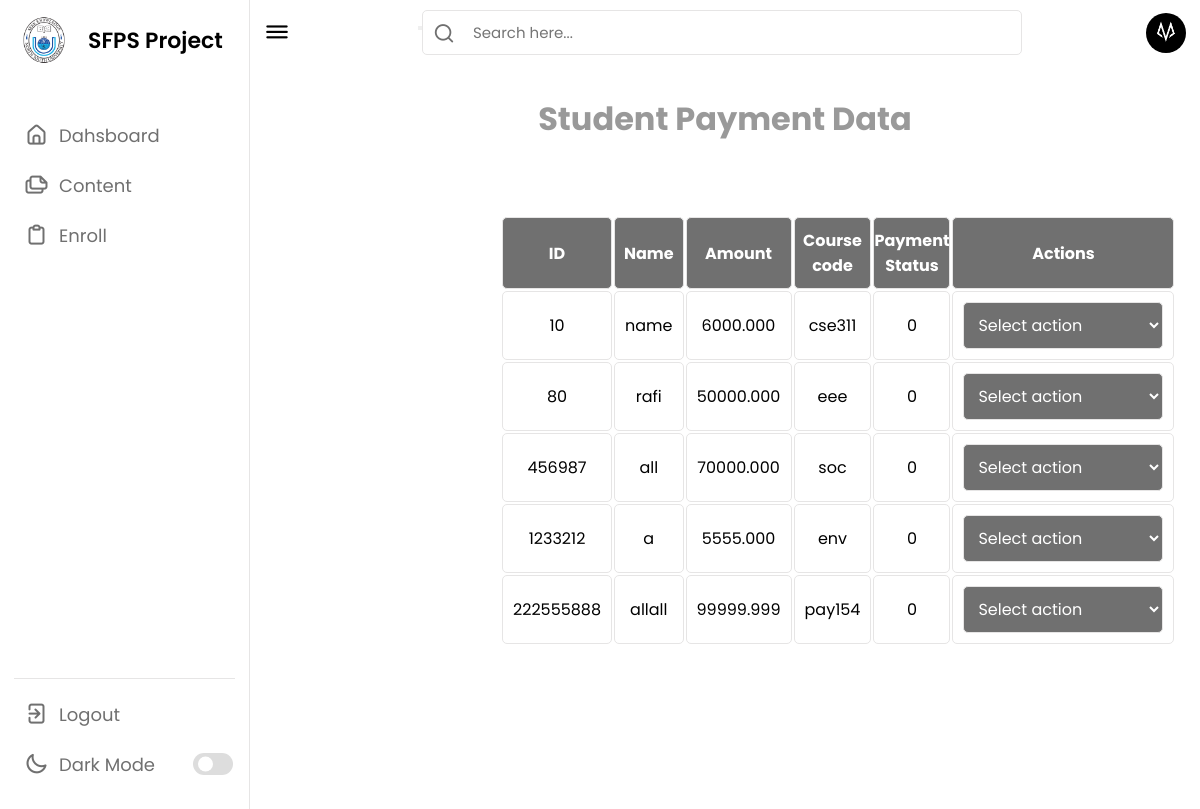
Page /table.php on the committed database.
### tables this page shows
CREATE TABLE `enrolment` (
  `ID` int(11) NOT NULL,
  `NAME` varchar(100) NOT NULL,
  `EMAIL` char(100) NOT NULL,
  `PHONE_NO` int(11) NOT NULL,
  `DOB` date NOT NULL,
  `GENDER` char(7) NOT NULL,
  `COURSE_CODE` char(20) NOT NULL,
  `AMOUNT` double(8,3) NOT NULL,
  `ENROLL_DATE` date NOT NULL,
  `PAYMENT_STATUS` tinyint(1) NOT NULL DEFAULT 0
);

### table.php (the view, shortened to what this page needs)
<!DOCTYPE html>
<html lang="en">
<head>
	<link rel="stylesheet" href="table.css">
    <link rel="stylesheet" href="https://unicons.iconscout.com/release/v4.0.0/css/line.css">
</head>
<body>
<nav>
        <div class="logo-name">
            <div class="logo-image">
                <img src="images/logo.png" alt="">
            </div>
            <span class="logo_name">SFPS Project</span>
        </div>
        <div class="menu-items">
            <ul class="nav-links">
                <li><a href="dashboard.php">
                    <i class="uil uil-estate"></i>
                    <span class="link-name">Dahsboard</span>
                </a></li>
                <li><a href="table.php">
                    <i class="uil uil-files-landscapes"></i>
                    <span class="link-name">Content</span>
                </a></li>
                <li><a href="enroll.php">
                    <i class="uil uil-clipboard"></i>
                    <span class="link-name">Enroll</span>
                </a></li>
            </ul>
            <ul class="logout-mode">
                <li><a href="login.php">
                    <i class="uil uil-signout"></i>
                    <span class="link-name">Logout</span>
                </a></li>
                <li class="mode">
                    <a href="#">
                        <i class="uil uil-moon"></i>
                    <span class="link-name">Dark Mode</span>
                </a>
                <div class="mode-toggle">
                  <span class="switch"></span>
                </div>
            </li>
            </ul>
        </div>
    </nav>
	<section class="dashboard">
        <div class="top">
            <i class="uil uil-bars sidebar-toggle"></i>
            <div class="search-box">
                <form action="#" method="post">
                <button type="submit"><i class="uil uil-search"></i></button>
                <input type="text" name="search" placeholder="Search here...">
                </form>
            </div>
            <img src="images/profile.jpg" alt="">
        </div>
    </section>
	<section class="table-section">
	<div class="table">
			<h2>Student Payment Data</h2>
	<table>
		<tr>
			<th>ID</th>
			<th>Name</th>
			<th>Amount</th>
			<th>Course code</th>
			<th>Payment Status</th>
			<th>Actions</th>
		</tr>
        <?php
			$db =mysqli_connect("localhost", "root", "", "sfps_project" );
			$sql = "SELECT ID, NAME, AMOUNT, COURSE_CODE, PAYMENT_STATUS FROM enrolment;";
			$result =mysqli_query($db,$sql);
			while($row = mysqli_fetch_assoc($result))
			{
            echo "<tr>";
            echo "<td>" . $row["ID"] . "</td>";
			echo "<td>" . $row["NAME"] . "</td>";
            echo "<td>" . $row["AMOUNT"] . "</td>";
            echo "<td>" . $row["COURSE_CODE"] . "</td>";
            echo "<td>" . $row["PAYMENT_STATUS"] . "</td>";
            echo "<td>";?>
				<select name="actions" id="actions">
					<option value="" disabled selected hidden>Select action</option>
				</select>
                <?php
			echo "</td>";
            echo "</tr>";
        ?>
        <?php
            }
        ?>
	</table>
		</div>
	</section>
</body>
</html>

### rows in the picture
enrolment: ID "10", NAME "name", AMOUNT "6000.000", COURSE_CODE "cse311", PAYMENT_STATUS "0"
enrolment: ID "80", NAME "rafi", AMOUNT "50000.000", COURSE_CODE "eee", PAYMENT_STATUS "0"
enrolment: ID "456987", NAME "all", AMOUNT "70000.000", COURSE_CODE "soc", PAYMENT_STATUS "0"
enrolment: ID "1233212", NAME "a", AMOUNT "5555.000", COURSE_CODE "env", PAYMENT_STATUS "0"
enrolment: ID "222555888", NAME "allall", AMOUNT "99999.999", COURSE_CODE "pay154", PAYMENT_STATUS "0"
